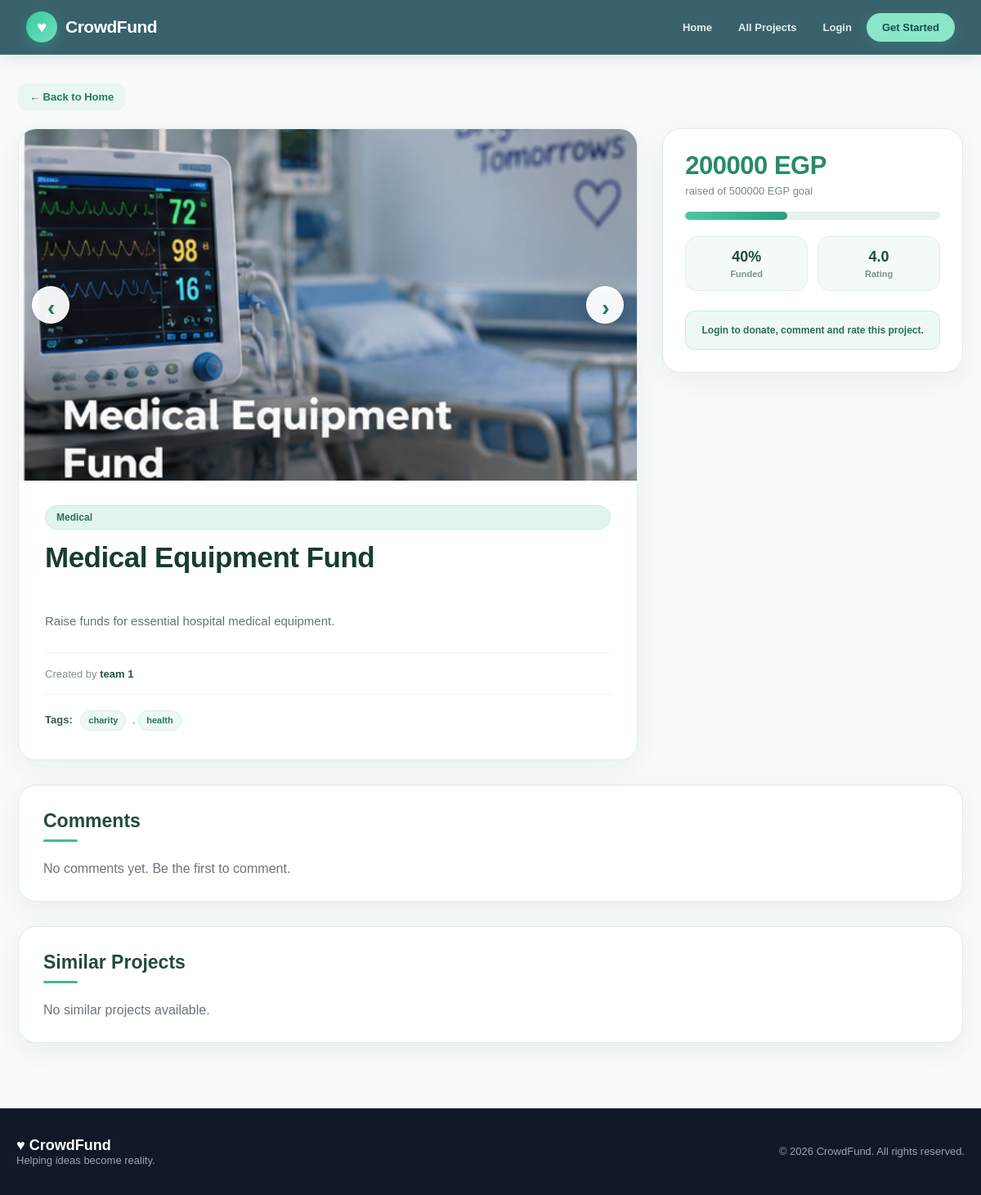
Screenshot of /projects/8/ with the database file from the repository.
### projects/models.py (models this page shows, shortened)
class ProjectImage(models.Model):
    project = models.ForeignKey(
        Project,
        on_delete=models.CASCADE,
        related_name="images"
    )
    image = models.ImageField(
        upload_to="projects/"
    )

class Project(models.Model):
    creator = models.ForeignKey(
        settings.AUTH_USER_MODEL,
        on_delete=models.CASCADE,
        related_name="projects"
    )
    title = models.CharField(max_length=200)
    details = models.TextField()
    category = models.ForeignKey(
        Category,
        on_delete=models.PROTECT,
        related_name="projects"
    )
    target = models.DecimalField(
        max_digits=12,
        decimal_places=2
    )
    tags = models.ManyToManyField(
        Tag,
        related_name="projects",
        blank=True
    )
    start_time = models.DateTimeField()
    end_time = models.DateTimeField()
    created_at = models.DateTimeField(auto_now_add=True)
    is_cancelled = models.BooleanField(default=False)
    featured = models.BooleanField(default=False)

class Category(models.Model):
    name = models.CharField(max_length=100)
    def __str__(self):
        return self.name

class Tag(models.Model):
    name = models.CharField(max_length=50)

### accounts/models.py (models this page shows, shortened)
class User(AbstractBaseUser, PermissionsMixin):
    email = models.EmailField(unique=True)
    first_name = models.CharField(max_length=100)
    last_name = models.CharField(max_length=100)
    mobile = models.CharField(max_length=20)
    profile_picture = models.ImageField(upload_to="profiles/", blank=True, null=True)
    birthdate = models.DateField(blank=True, null=True)
    facebook_profile = models.URLField(blank=True)
    country = models.CharField(max_length=100, blank=True)
    is_active = models.BooleanField(default=False)
    is_staff = models.BooleanField(default=False)
    date_joined = models.DateTimeField(auto_now_add=True)
    objects = UserManager()
    USERNAME_FIELD = "email"
    REQUIRED_FIELDS = ["first_name", "last_name", "mobile"]

### projects/views.py (the view, shortened to what this page needs)
# urls.py: path("<int:pk>/", views.project_detail, name="project_detail"),
def project_detail(request, pk):
    project = get_object_or_404(Project, pk=pk)
    total_donations = sum(
        donation.amount for donation in project.donations.all()
    )
    if project.target > 0:
        progress = (total_donations / project.target) * 100
    else:
        progress = 0
    comments = project.comments.filter(parent__isnull=True).order_by("-created_at")
    average_rating = project.ratings.aggregate(
         avg=Avg("value")
        )["avg"] or 0
    similar_projects = (
     Project.objects
    .filter(
        category=project.category,
        tags__in=project.tags.all(),
        is_cancelled=False
    )
    .annotate(avg_rating=Avg("ratings__value"))
    .exclude(pk=project.pk)
    .distinct()[:4]
    )
    return render(
        request,
        "projects/project_detail.html",
        {
            "project": project,
            "total_donations": total_donations,
            "progress": progress,
            "comments": comments,
            "comment_form": CommentForm(),
            "average_rating": average_rating,
            "rating_form": RatingForm(),
            "report_form": ReportForm(),
            "similar_projects": similar_projects,
        }
    )

### projects/templates/projects/project_detail.html (shortened to what this page needs)
{% extends 'base.html' %}
{% load static %}
{% block extra_css %}
<link rel="stylesheet" href="{% static 'css/cards.css' %}">
{% endblock %}{% block content %}
<div class="project-page"><a href="/" class="back-link">← Back to Home</a>
    <div class="project-layout">
        <div class="main-card">
            <div class="image-area">
                {% if project.images.all %}
                <button type="button" class="slider-btn slider-left"
                    onclick="document.getElementById('projectSlider').scrollBy({left:-700, behavior:'smooth'})">
                    ‹
                </button>
                <div class="image-slider" id="projectSlider">
                    {% for image in project.images.all %}
                    <img class="project-image" src="{{ image.image.url }}" alt="{{ project.title }}">
                    {% endfor %}
                </div>
                <button type="button" class="slider-btn slider-right"
                    onclick="document.getElementById('projectSlider').scrollBy({left:700, behavior:'smooth'})">
                    ›
                </button>
                {% else %}
                <div class="no-image">
                    No project images available
                </div>
                {% endif %}
            </div>
            <div class="project-content">
                <span class="category-badge">
                    {{ project.category }}
                </span>
                <h1 class="project-title">
                    {{ project.title }}
                </h1>
                <div class="project-description">
                    {{ project.details }}
                </div>
                <div class="creator-line">
                    Created by
                    <strong>
                        {{ project.creator.first_name }}
                        {{ project.creator.last_name }}
                    </strong>
                </div>
                <div class="tags-line">
                    <strong>Tags:</strong>
                    {% for tag in project.tags.all %}
                    <span>{{ tag.name }}</span>
                    {% if not forloop.last %}, {% endif %}
                    {% empty %}
                    No tags
                    {% endfor %}
                </div>
            </div>
        </div>
        <aside class="side-card">
            <div class="money-raised">
                {{ total_donations|floatformat:0 }} EGP
            </div>
            <div class="target-text">
                raised of {{ project.target|floatformat:0 }} EGP goal
            </div>
            <div class="progress-bg">
                <div class="progress-fill" style="width: {{ progress }}%;"></div>
            </div>
            <div class="stats-row">
                <div class="stat">
                    <strong>
                        {{ progress|floatformat:0 }}%
                    </strong>
                    <span>Funded</span>
                </div>
                <div class="stat">
                    <strong>
                        {{ average_rating|floatformat:1 }}
                    </strong>
                    <span>Rating</span>
                </div>
            </div>
            {% if user.is_authenticated and not project.is_cancelled %}
            <a href="{% url 'donate' project.pk %}" class="action-btn green-btn">
                Donate Now
            </a>
            {% elif project.is_cancelled %}
            <div class="login-message">
                This project has been cancelled.
            </div>
            {% else %}
            <div class="login-message">
                Login to donate, comment and rate this project.
            </div>
            {% endif %}
        </aside>
    </div>
    <div class="section-card">
        <h2 class="section-title">
            Comments
        </h2>
        {% for c in comments %}
        <div class="comment">
            <div class="comment-head">
                <span class="comment-user">
                    {{ c.user.first_name }}
                    {{ c.user.last_name }}
                </span>
                <span class="comment-date">
                    {{ c.created_at|date:"M d, Y - H:i" }}
                </span>
            </div>
            <div class="comment-text">
                {{ c.content }}
            </div>
            {% if user.is_authenticated %}
            <form class="small-form" method="post" action="{% url 'report_comment' project.pk c.pk %}">
                {% csrf_token %}
                <input type="text" name="reason" placeholder="Reason for reporting..." required>
                <button class="small-btn report-small" type="submit">
                    Report
                </button>
            </form>
            <form method="post" action="{% url 'add_reply' project.pk c.pk %}" class="form-box"
                style="margin-top:15px;">
                {% csrf_token %}
                {{ comment_form.as_p }}
                <button type="submit" class="outline-btn small-btn">
                    Reply
                </button>
            </form>
            {% endif %}
            {% for reply in c.replies.all %}
            <div class="reply">
                <strong>
                    {{ reply.user.first_name }}
                    {{ reply.user.last_name }}
                </strong>
                <div style="margin-top:6px; color:#4b5563;">
                    {{ reply.content }}
                </div>
            </div>
            {% endfor %}
        </div>
        {% empty %}
        <p style="color:#6b7280;">
            No comments yet. Be the first to comment.
        </p>
        {% endfor %}
    </div>
    <div class="section-card">
        <h2 class="section-title">
            Similar Projects
        </h2>
        <div class="similar-grid">
            {% for similar in similar_projects %}
            <div class="project-card">
                {% with first_image=similar.images.first %}
                {% if first_image %}
                <img class="project-image" src="{{ first_image.image.url }}" alt="{{ similar.title }}">
                {% else %}
                <div class="no-image">
                    CrowdFunding
                </div>
                {% endif %}
                {% endwith %}
                <div class="project-content">
                    <h3>
                        {{ similar.title }}
                    </h3>
                    <p>
                        {{ similar.details|truncatechars:90 }}
                    </p>
                    <div class="donation-info">
                        <span>
                            Raised:
                            <strong>{{ similar.total_donations }} EGP</strong>
                        </span>
                        <span>
                            Target:
                            <strong>{{ similar.target }} EGP</strong>
                        </span>
                    </div>
                    <div class="progress-bar">
                        <div class="progress-fill" style="width: {{ similar.progress }}%;"></div>
                    </div>
                    <div class="card-bottom">
                        <span class="rating">
                            ★ {{ similar.avg_rating|default:0|floatformat:1 }}
                        </span>
                        <span class="progress-percent">
                            {{ similar.progress|floatformat:0 }}%
                        </span>
                    </div>
                    <div class="card-buttons">
                        <a href="{% url 'donate' similar.pk %}" class="donate-btn">
                            Donate
                        </a>
                        <a href="{% url 'project_detail' similar.pk %}" class="view-btn">
                            View Project
                        </a>
                    </div>
                </div>
            </div>
            {% empty %}
            <p style="color:#6b7280;">
                No similar projects available.
            </p>
            {% endfor %}
        </div>
    </div>
</div>{% endblock %}

### static/css/cards.css (style rules this page uses)
.project-image { width: 100%; height: 185px; display: block; object-fit: cover; background: #dff3e9; transition: transform .35s ease; }
.project-content { padding: 19px 19px 20px; background: #fff; flex: 1; display: flex; flex-direction: column; }
.progress-fill { height: 100%; min-width: 0; border-radius: 20px; background: linear-gradient(90deg, #4bc8a5, #2fa987); transition: width .4s ease; }

### templates/base.html (style rules this page uses)
* { box-sizing: border-box; margin: 0; padding: 0; }
html { scroll-behavior: smooth; }
body { font-family: Arial, Helvetica, sans-serif; background: #f8fafc; color: #1f2937; min-height: 100vh; }
button, .btn { display: inline-block; border: none; border-radius: 10px; padding: 12px 18px; background: #16a34a; color: white; font-size: 14px; font-weight: 800; cursor: pointer; text-decoration: none; transition: 0.2s; }

### rows the page displays
ProjectImage: image (picture)
Project: category "Medical", title "Medical Equipment Fund", details "Raise funds for essential hospital medical equipment.", creator.first_name "team", creator.last_name "1", target "500000"
Tag: name "charity"
Tag: name "health"

### other values shown
{{ total_donations|floatformat:0 }} "200000"
{{ progress|floatformat:0 }} "40"
{{ average_rating|floatformat:1 }} "4.0"
